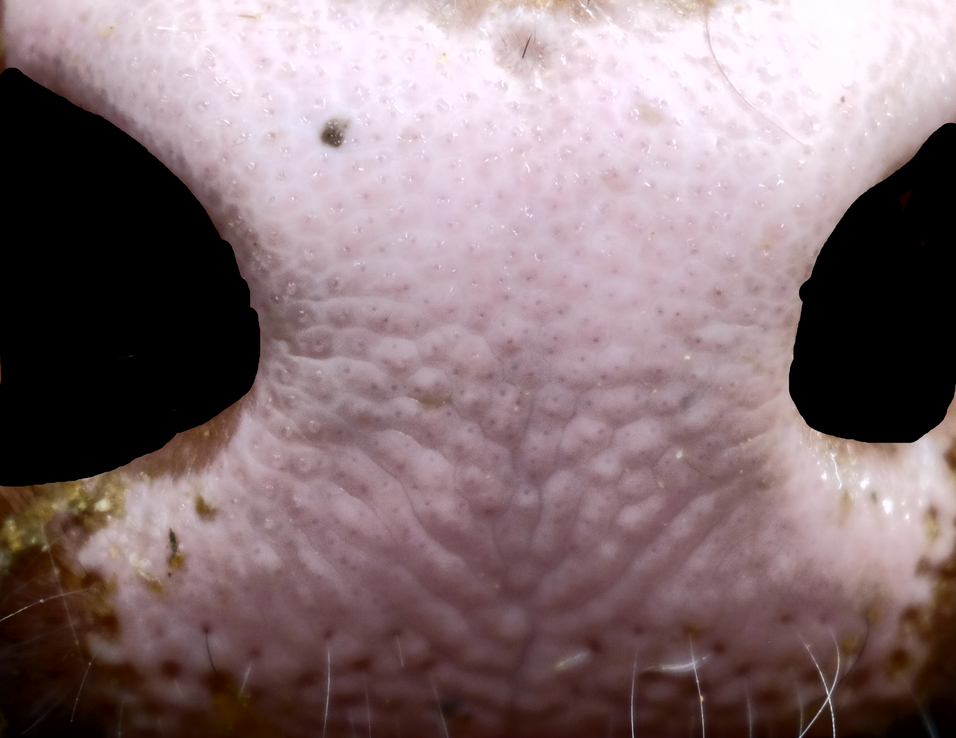
#> input picture images/testenhancednonostrils.png, 956 x 738 px, shrunk from 2104 x 1624 before the run, found by its file name
$ python ridges.py   (older library calls are emulated)
#> lines starting #> are read from the running program, lines starting #| are printed output that depends on the picture; after the words box and inside, x2 and y2 are one past the last pixel; in counts of white or black regions, pixels touching at a corner belong together
import cv2
import numpy as np

# Load the input image
img = cv2.imread('images\\testenhancednonostrils.png', cv2.IMREAD_GRAYSCALE)
#> img: shape (738, 956); min 0, max 255, mean 120.9

# Apply histogram equalization to normalize the image
img_norm = cv2.equalizeHist(img)
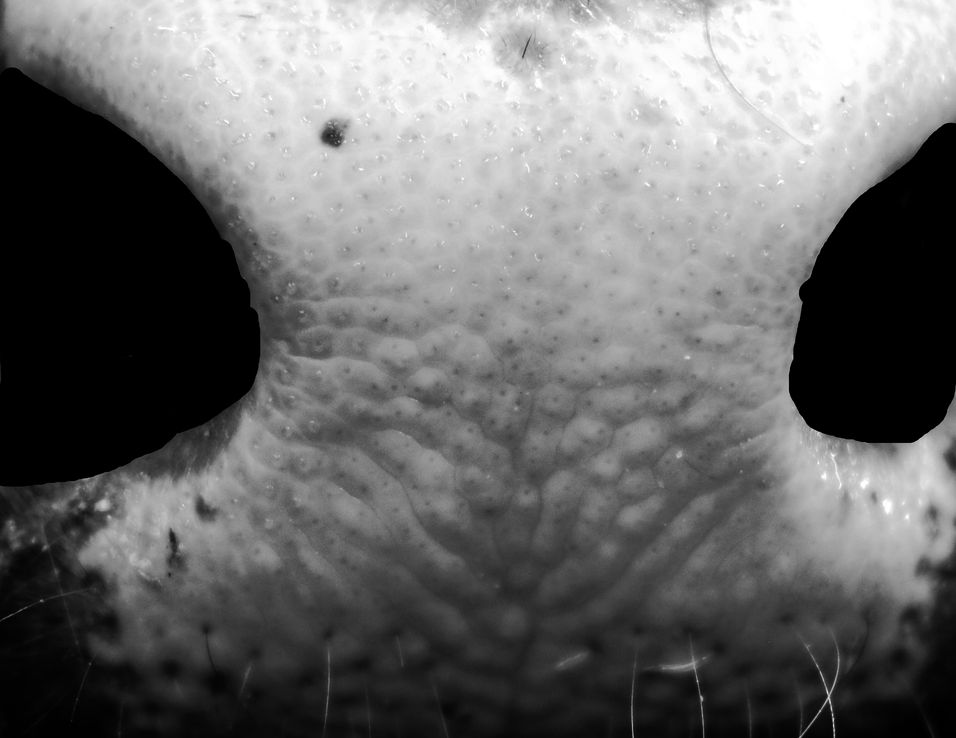
#> img_norm: shape (738, 956); min 0, max 255, mean 107.1

# Define the Gabor filter parameters
ksize = 7   # kernel size
sigma = 2   # standard deviation of the Gaussian envelope
theta = 0   # orientation in degrees
lambd = 5   # wavelength of the sinusoidal factor
gamma = 0.5 # spatial aspect ratio

# Define the block size for block-wise Gabor filter
block_size = 16

# Compute the block-wise orientation map using Sobel filter
dx = cv2.Sobel(img_norm, cv2.CV_32F, 1, 0, ksize=3)
dy = cv2.Sobel(img_norm, cv2.CV_32F, 0, 1, ksize=3)
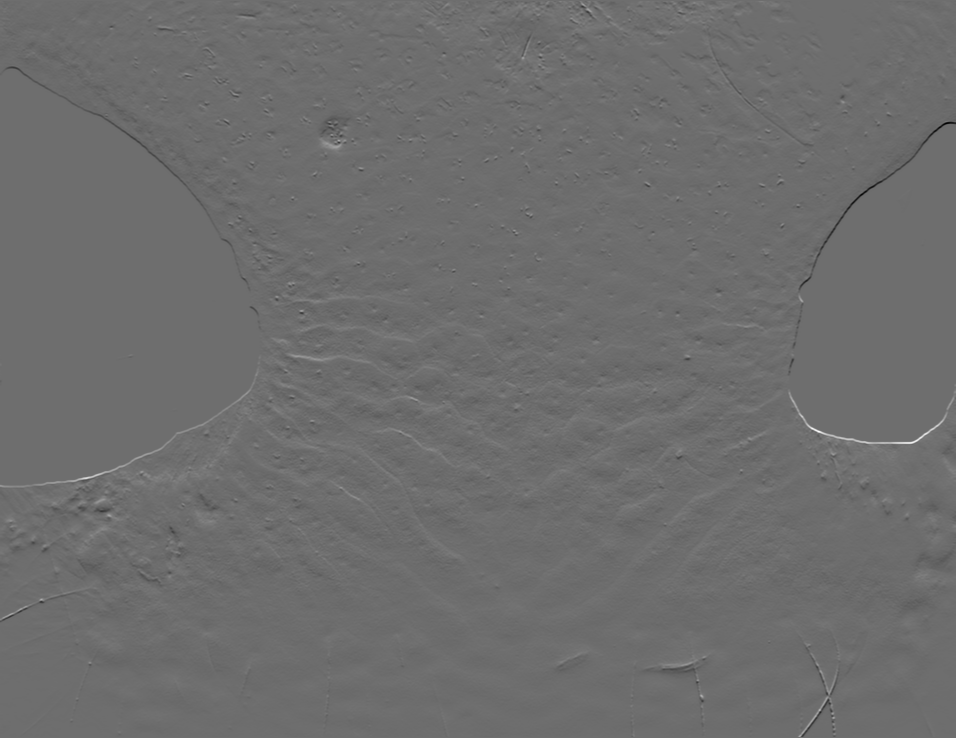
#> dy: shape (738, 956) float32; min -582, max 765, mean -2.2; drawn with min black and max white
orient_map = np.arctan2(dy, dx) * 180 / np.pi
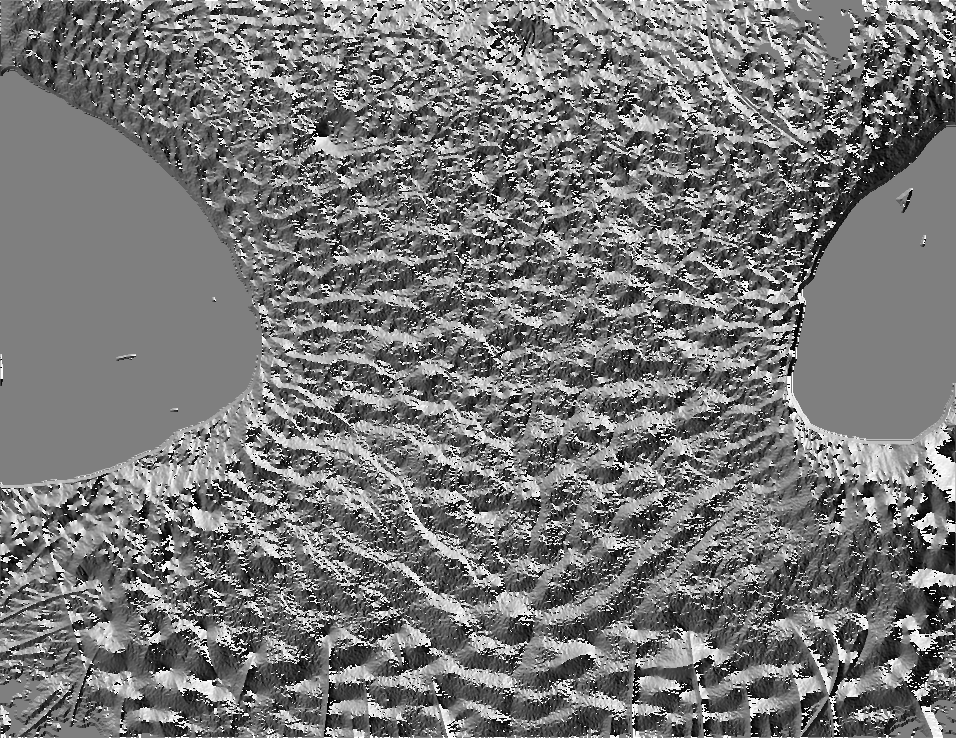
#> orient_map: shape (738, 956) float32; min -179.9, max 180, mean -11.8; drawn with min black and max white
orient_map[orient_map < 0] += 180
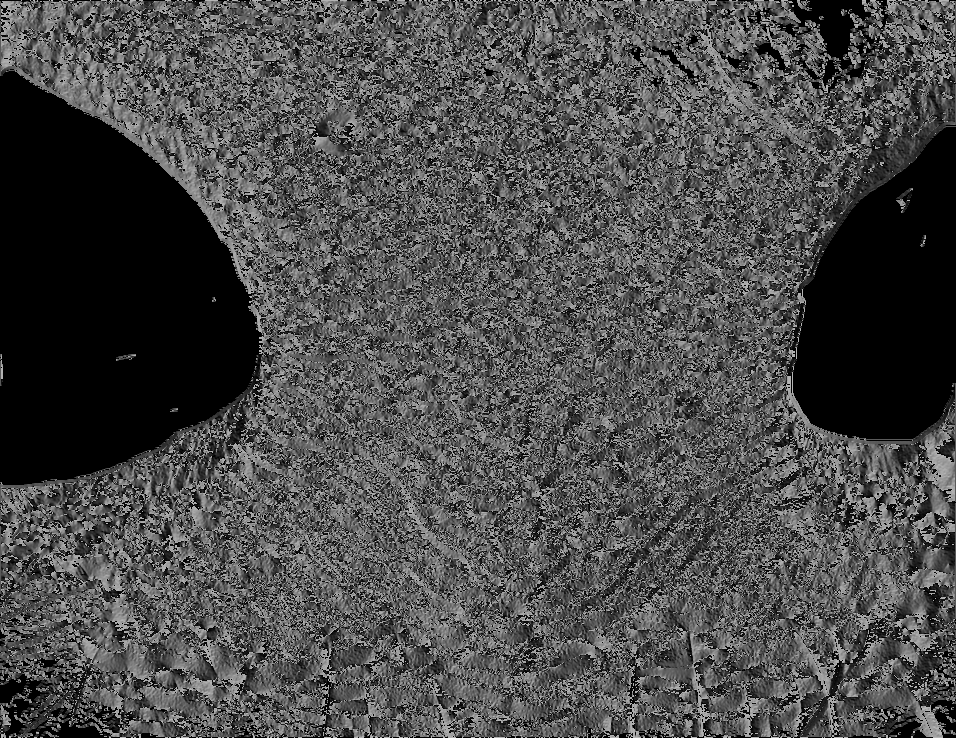
#> orient_map: shape (738, 956) float32; min 0, max 180, mean 74.9

# Compute the enhanced image by block-wise Gabor filter
img_enhanced = np.zeros_like(img_norm)
for i in range(0, img_norm.shape[0], block_size):
    for j in range(0, img_norm.shape[1], block_size):
        block = img_norm[i:i+block_size, j:j+block_size]
        block_orient = orient_map[i:i+block_size, j:j+block_size]
        gabor_kernel = cv2.getGaborKernel((ksize, ksize), sigma, np.deg2rad(block_orient.mean()), lambd, gamma)
        block_enhanced = cv2.filter2D(block, cv2.CV_8UC1, gabor_kernel)
        img_enhanced[i:i+block_size, j:j+block_size] = block_enhanced
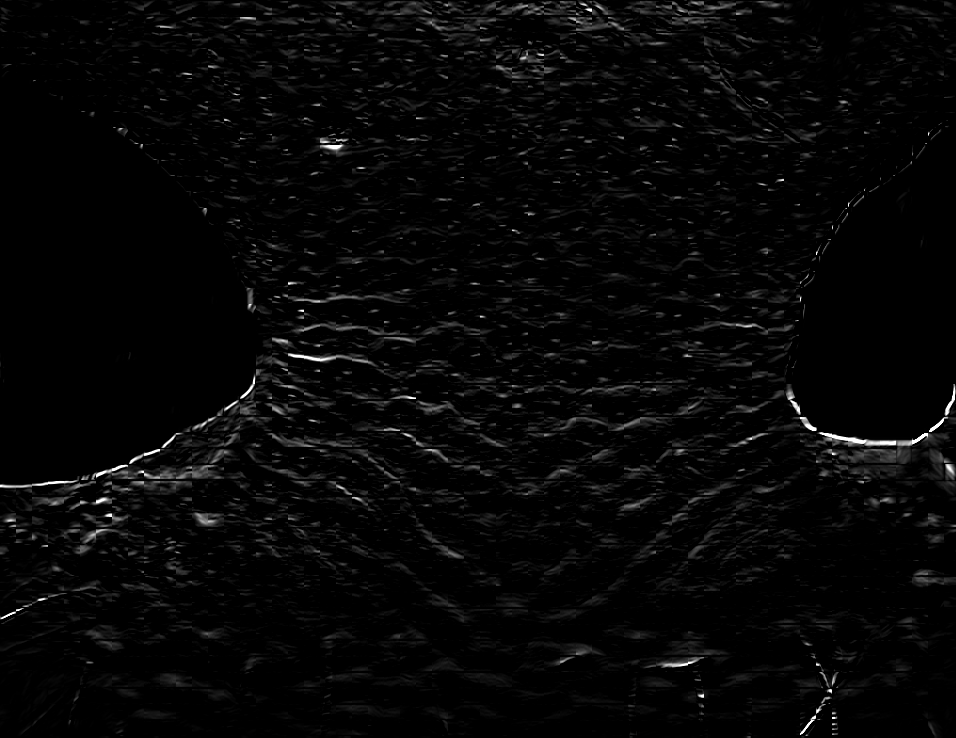
#> img_enhanced: shape (738, 956); min 0, max 255, mean 6.6

# Binarize the enhanced image using Otsu's thresholding
_, img_binary = cv2.threshold(img_enhanced, 0, 255, cv2.THRESH_BINARY+cv2.THRESH_OTSU)
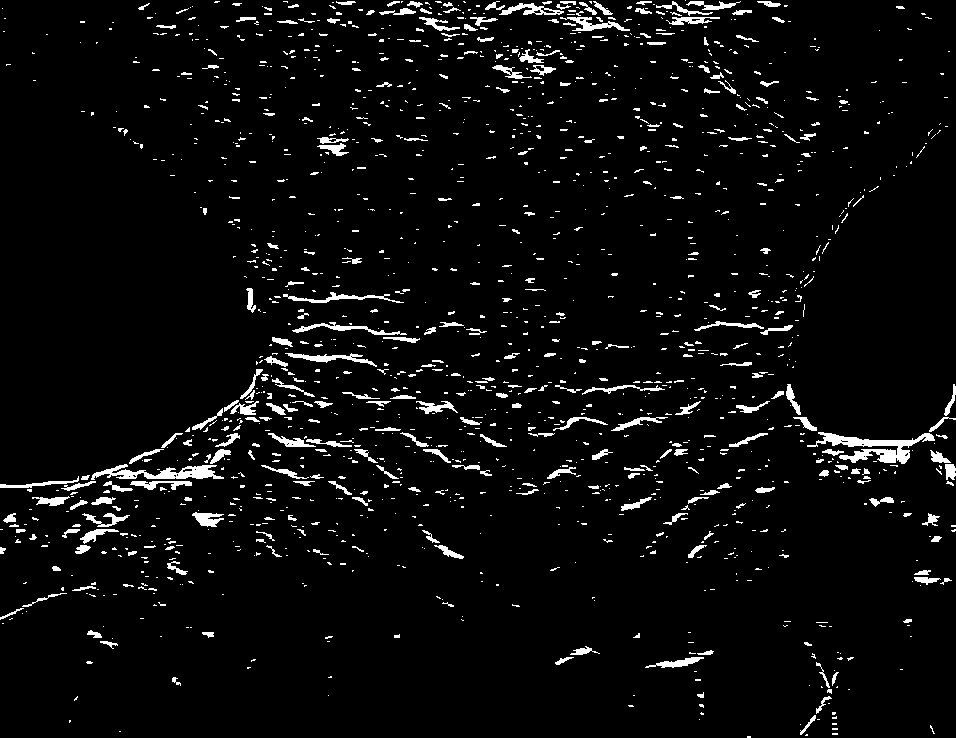
#> img_binary: shape (738, 956); 4.5% white; 1586 white regions (1259 under 20 px), largest, box (x1, y1, x2, y2) and area: (807, 432, 935, 464) 1469, (91, 464, 224, 480) 993, (285, 353, 377, 367) 412

# Display the input, normalized, enhanced, and binarized images
cv2.imshow('Normalized', img_norm)
cv2.imshow('Enhanced', img_enhanced)
cv2.imshow('Binarized', img_binary)
cv2.waitKey(0)
cv2.destroyAllWindows()

$ run again, with images/0.png copied over images/testenhancednonostrils.png
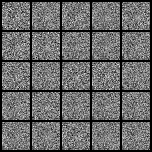
#> input picture images/0.png, 152 x 152 px, found by its file name
#> img is the input picture: shape (152, 152); min 0, max 255, mean 104.4
#> after the loop `for i in range(0, img_norm.shape[0], block_size):`:
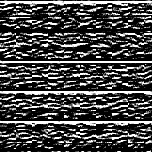
#> img_enhanced: shape (152, 152); min 0, max 255, mean 71.1
#> `_, img_binary = cv2.threshold(img_enhanced, 0, 255, cv2.THRESH_BINARY+..`:
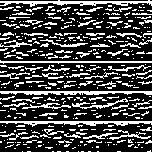
#> img_binary: shape (152, 152); 28.1% white in thin lines or dots

$ run again, with images/1600.png copied over images/testenhancednonostrils.png
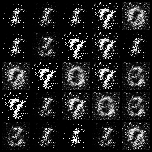
#> input picture images/1600.png, 152 x 152 px, found by its file name
#> img is the input picture: shape (152, 152); min 0, max 255, mean 35.1
#> after the loop `for i in range(0, img_norm.shape[0], block_size):`:
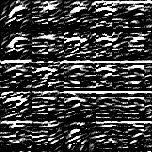
#> img_enhanced: shape (152, 152); min 0, max 255, mean 61.9
#> `_, img_binary = cv2.threshold(img_enhanced, 0, 255, cv2.THRESH_BINARY+..`:
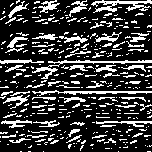
#> img_binary: shape (152, 152); 23.9% white in thin lines or dots
